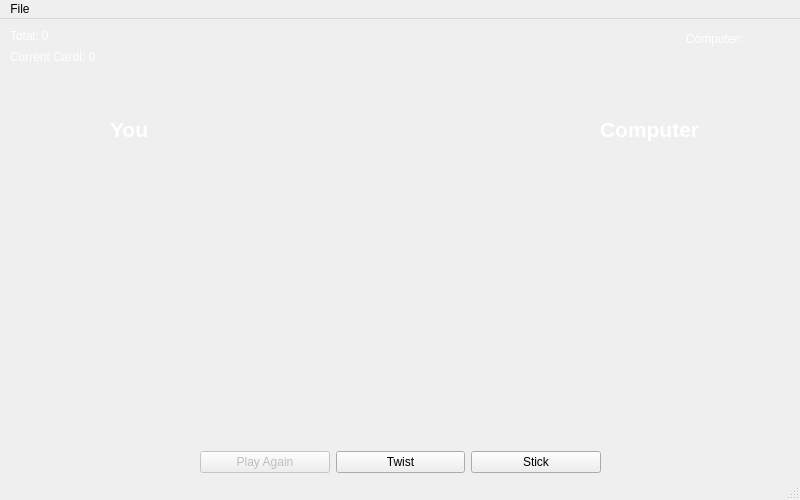
<?xml version="1.0" encoding="UTF-8"?>
<ui version="4.0">
 <class>PlayWindow</class>
 <widget class="QMainWindow" name="PlayWindow">
  <property name="geometry">
   <rect>
    <x>0</x>
    <y>0</y>
    <width>800</width>
    <height>500</height>
   </rect>
  </property>
  <property name="baseSize">
   <size>
    <width>800</width>
    <height>500</height>
   </size>
  </property>
  <property name="windowTitle">
   <string>BlackJack using Qt - Made by Onurkan &amp; Stephen</string>
  </property>
  <widget class="QWidget" name="centralwidget">
   <widget class="QLabel" name="tableLabel">
    <property name="geometry">
     <rect>
      <x>6</x>
      <y>2</y>
      <width>800</width>
      <height>500</height>
     </rect>
    </property>
    <property name="baseSize">
     <size>
      <width>800</width>
      <height>500</height>
     </size>
    </property>
    <property name="text">
     <string/>
    </property>
   </widget>
   <widget class="QWidget" name="layoutWidget">
    <property name="geometry">
     <rect>
      <x>200</x>
      <y>430</y>
      <width>401</width>
      <height>26</height>
     </rect>
    </property>
    <layout class="QHBoxLayout" name="horizontalLayout">
     <item>
      <widget class="QPushButton" name="playagainButton">
       <property name="enabled">
        <bool>false</bool>
       </property>
       <property name="text">
        <string>Play Again</string>
       </property>
      </widget>
     </item>
     <item>
      <widget class="QPushButton" name="twistButton">
       <property name="text">
        <string>Twist</string>
       </property>
      </widget>
     </item>
     <item>
      <widget class="QPushButton" name="stickButton">
       <property name="text">
        <string>Stick</string>
       </property>
      </widget>
     </item>
    </layout>
   </widget>
   <widget class="QLabel" name="playertotalLabel">
    <property name="geometry">
     <rect>
      <x>10</x>
      <y>10</y>
      <width>47</width>
      <height>13</height>
     </rect>
    </property>
    <property name="palette">
     <palette>
      <active>
       <colorrole role="WindowText">
        <brush brushstyle="SolidPattern">
         <color alpha="255">
          <red>255</red>
          <green>255</green>
          <blue>255</blue>
         </color>
        </brush>
       </colorrole>
      </active>
      <inactive>
       <colorrole role="WindowText">
        <brush brushstyle="SolidPattern">
         <color alpha="255">
          <red>255</red>
          <green>255</green>
          <blue>255</blue>
         </color>
        </brush>
       </colorrole>
      </inactive>
      <disabled>
       <colorrole role="WindowText">
        <brush brushstyle="SolidPattern">
         <color alpha="255">
          <red>120</red>
          <green>120</green>
          <blue>120</blue>
         </color>
        </brush>
       </colorrole>
      </disabled>
     </palette>
    </property>
    <property name="text">
     <string>Total: 0</string>
    </property>
   </widget>
   <widget class="QLabel" name="playercurrentLabel">
    <property name="geometry">
     <rect>
      <x>10</x>
      <y>30</y>
      <width>111</width>
      <height>16</height>
     </rect>
    </property>
    <property name="palette">
     <palette>
      <active>
       <colorrole role="WindowText">
        <brush brushstyle="SolidPattern">
         <color alpha="255">
          <red>255</red>
          <green>255</green>
          <blue>255</blue>
         </color>
        </brush>
       </colorrole>
      </active>
      <inactive>
       <colorrole role="WindowText">
        <brush brushstyle="SolidPattern">
         <color alpha="255">
          <red>255</red>
          <green>255</green>
          <blue>255</blue>
         </color>
        </brush>
       </colorrole>
      </inactive>
      <disabled>
       <colorrole role="WindowText">
        <brush brushstyle="SolidPattern">
         <color alpha="255">
          <red>120</red>
          <green>120</green>
          <blue>120</blue>
         </color>
        </brush>
       </colorrole>
      </disabled>
     </palette>
    </property>
    <property name="text">
     <string>Current Cardl: 0</string>
    </property>
   </widget>
   <widget class="QLabel" name="youLabel">
    <property name="geometry">
     <rect>
      <x>110</x>
      <y>90</y>
      <width>61</width>
      <height>41</height>
     </rect>
    </property>
    <property name="palette">
     <palette>
      <active>
       <colorrole role="WindowText">
        <brush brushstyle="SolidPattern">
         <color alpha="255">
          <red>255</red>
          <green>255</green>
          <blue>255</blue>
         </color>
        </brush>
       </colorrole>
      </active>
      <inactive>
       <colorrole role="WindowText">
        <brush brushstyle="SolidPattern">
         <color alpha="255">
          <red>255</red>
          <green>255</green>
          <blue>255</blue>
         </color>
        </brush>
       </colorrole>
      </inactive>
      <disabled>
       <colorrole role="WindowText">
        <brush brushstyle="SolidPattern">
         <color alpha="255">
          <red>120</red>
          <green>120</green>
          <blue>120</blue>
         </color>
        </brush>
       </colorrole>
      </disabled>
     </palette>
    </property>
    <property name="font">
     <font>
      <pointsize>16</pointsize>
      <bold>true</bold>
     </font>
    </property>
    <property name="text">
     <string>You</string>
    </property>
   </widget>
   <widget class="QLabel" name="computerLabel">
    <property name="geometry">
     <rect>
      <x>600</x>
      <y>90</y>
      <width>161</width>
      <height>41</height>
     </rect>
    </property>
    <property name="palette">
     <palette>
      <active>
       <colorrole role="WindowText">
        <brush brushstyle="SolidPattern">
         <color alpha="255">
          <red>255</red>
          <green>255</green>
          <blue>255</blue>
         </color>
        </brush>
       </colorrole>
      </active>
      <inactive>
       <colorrole role="WindowText">
        <brush brushstyle="SolidPattern">
         <color alpha="255">
          <red>255</red>
          <green>255</green>
          <blue>255</blue>
         </color>
        </brush>
       </colorrole>
      </inactive>
      <disabled>
       <colorrole role="WindowText">
        <brush brushstyle="SolidPattern">
         <color alpha="255">
          <red>120</red>
          <green>120</green>
          <blue>120</blue>
         </color>
        </brush>
       </colorrole>
      </disabled>
     </palette>
    </property>
    <property name="font">
     <font>
      <pointsize>16</pointsize>
      <bold>true</bold>
     </font>
    </property>
    <property name="text">
     <string>Computer</string>
    </property>
   </widget>
   <widget class="QLabel" name="computerScoreLabel">
    <property name="geometry">
     <rect>
      <x>686</x>
      <y>10</y>
      <width>111</width>
      <height>20</height>
     </rect>
    </property>
    <property name="palette">
     <palette>
      <active>
       <colorrole role="WindowText">
        <brush brushstyle="SolidPattern">
         <color alpha="255">
          <red>255</red>
          <green>255</green>
          <blue>255</blue>
         </color>
        </brush>
       </colorrole>
      </active>
      <inactive>
       <colorrole role="WindowText">
        <brush brushstyle="SolidPattern">
         <color alpha="255">
          <red>255</red>
          <green>255</green>
          <blue>255</blue>
         </color>
        </brush>
       </colorrole>
      </inactive>
      <disabled>
       <colorrole role="WindowText">
        <brush brushstyle="SolidPattern">
         <color alpha="255">
          <red>120</red>
          <green>120</green>
          <blue>120</blue>
         </color>
        </brush>
       </colorrole>
      </disabled>
     </palette>
    </property>
    <property name="text">
     <string>Computer:</string>
    </property>
   </widget>
   <widget class="QLabel" name="statusLabel">
    <property name="geometry">
     <rect>
      <x>115</x>
      <y>350</y>
      <width>47</width>
      <height>13</height>
     </rect>
    </property>
    <property name="palette">
     <palette>
      <active>
       <colorrole role="WindowText">
        <brush brushstyle="SolidPattern">
         <color alpha="255">
          <red>255</red>
          <green>255</green>
          <blue>255</blue>
         </color>
        </brush>
       </colorrole>
      </active>
      <inactive>
       <colorrole role="WindowText">
        <brush brushstyle="SolidPattern">
         <color alpha="255">
          <red>255</red>
          <green>255</green>
          <blue>255</blue>
         </color>
        </brush>
       </colorrole>
      </inactive>
      <disabled>
       <colorrole role="WindowText">
        <brush brushstyle="SolidPattern">
         <color alpha="255">
          <red>120</red>
          <green>120</green>
          <blue>120</blue>
         </color>
        </brush>
       </colorrole>
      </disabled>
     </palette>
    </property>
    <property name="text">
     <string/>
    </property>
   </widget>
   <widget class="QLabel" name="computerStatusLabel">
    <property name="geometry">
     <rect>
      <x>630</x>
      <y>350</y>
      <width>47</width>
      <height>13</height>
     </rect>
    </property>
    <property name="palette">
     <palette>
      <active>
       <colorrole role="WindowText">
        <brush brushstyle="SolidPattern">
         <color alpha="255">
          <red>255</red>
          <green>255</green>
          <blue>255</blue>
         </color>
        </brush>
       </colorrole>
      </active>
      <inactive>
       <colorrole role="WindowText">
        <brush brushstyle="SolidPattern">
         <color alpha="255">
          <red>255</red>
          <green>255</green>
          <blue>255</blue>
         </color>
        </brush>
       </colorrole>
      </inactive>
      <disabled>
       <colorrole role="WindowText">
        <brush brushstyle="SolidPattern">
         <color alpha="255">
          <red>120</red>
          <green>120</green>
          <blue>120</blue>
         </color>
        </brush>
       </colorrole>
      </disabled>
     </palette>
    </property>
    <property name="text">
     <string/>
    </property>
   </widget>
   <widget class="QLabel" name="outcomeLabel">
    <property name="geometry">
     <rect>
      <x>270</x>
      <y>260</y>
      <width>281</width>
      <height>121</height>
     </rect>
    </property>
    <property name="palette">
     <palette>
      <active>
       <colorrole role="WindowText">
        <brush brushstyle="SolidPattern">
         <color alpha="255">
          <red>255</red>
          <green>0</green>
          <blue>0</blue>
         </color>
        </brush>
       </colorrole>
      </active>
      <inactive>
       <colorrole role="WindowText">
        <brush brushstyle="SolidPattern">
         <color alpha="255">
          <red>255</red>
          <green>0</green>
          <blue>0</blue>
         </color>
        </brush>
       </colorrole>
      </inactive>
      <disabled>
       <colorrole role="WindowText">
        <brush brushstyle="SolidPattern">
         <color alpha="255">
          <red>120</red>
          <green>120</green>
          <blue>120</blue>
         </color>
        </brush>
       </colorrole>
      </disabled>
     </palette>
    </property>
    <property name="font">
     <font>
      <pointsize>16</pointsize>
      <bold>true</bold>
     </font>
    </property>
    <property name="text">
     <string/>
    </property>
    <property name="alignment">
     <set>Qt::AlignCenter</set>
    </property>
   </widget>
   <widget class="QWidget" name="gridLayoutWidget">
    <property name="geometry">
     <rect>
      <x>10</x>
      <y>150</y>
      <width>381</width>
      <height>101</height>
     </rect>
    </property>
    <layout class="QHBoxLayout" name="horizontalLayout_2">
     <property name="spacing">
      <number>0</number>
     </property>
     <item>
      <widget class="QLabel" name="card1Label">
       <property name="text">
        <string/>
       </property>
      </widget>
     </item>
     <item>
      <widget class="QLabel" name="card2Label">
       <property name="text">
        <string/>
       </property>
      </widget>
     </item>
     <item>
      <widget class="QLabel" name="card3Label">
       <property name="text">
        <string/>
       </property>
      </widget>
     </item>
     <item>
      <widget class="QLabel" name="card4Label">
       <property name="text">
        <string/>
       </property>
      </widget>
     </item>
     <item>
      <widget class="QLabel" name="card5Label">
       <property name="text">
        <string/>
       </property>
      </widget>
     </item>
     <item>
      <widget class="QLabel" name="card6Label">
       <property name="text">
        <string/>
       </property>
      </widget>
     </item>
     <item>
      <widget class="QLabel" name="card7Label">
       <property name="text">
        <string/>
       </property>
      </widget>
     </item>
     <item>
      <widget class="QLabel" name="card8Label">
       <property name="text">
        <string/>
       </property>
      </widget>
     </item>
     <item>
      <widget class="QLabel" name="card9Label">
       <property name="text">
        <string/>
       </property>
      </widget>
     </item>
     <item>
      <widget class="QLabel" name="card10Label">
       <property name="text">
        <string/>
       </property>
      </widget>
     </item>
    </layout>
   </widget>
   <widget class="QWidget" name="gridLayoutWidget_2">
    <property name="geometry">
     <rect>
      <x>420</x>
      <y>150</y>
      <width>381</width>
      <height>101</height>
     </rect>
    </property>
    <layout class="QHBoxLayout" name="horizontalLayout_3">
     <property name="spacing">
      <number>0</number>
     </property>
     <item>
      <widget class="QLabel" name="card1Label_2">
       <property name="text">
        <string/>
       </property>
      </widget>
     </item>
     <item>
      <widget class="QLabel" name="card2Label_2">
       <property name="text">
        <string/>
       </property>
      </widget>
     </item>
     <item>
      <widget class="QLabel" name="card3Label_2">
       <property name="text">
        <string/>
       </property>
      </widget>
     </item>
     <item>
      <widget class="QLabel" name="card4Label_2">
       <property name="text">
        <string/>
       </property>
      </widget>
     </item>
     <item>
      <widget class="QLabel" name="card5Label_2">
       <property name="text">
        <string/>
       </property>
      </widget>
     </item>
     <item>
      <widget class="QLabel" name="card6Label_2">
       <property name="text">
        <string/>
       </property>
      </widget>
     </item>
     <item>
      <widget class="QLabel" name="card7Label_2">
       <property name="text">
        <string/>
       </property>
      </widget>
     </item>
     <item>
      <widget class="QLabel" name="card8Label_2">
       <property name="text">
        <string/>
       </property>
      </widget>
     </item>
     <item>
      <widget class="QLabel" name="card9Label_2">
       <property name="text">
        <string/>
       </property>
      </widget>
     </item>
     <item>
      <widget class="QLabel" name="card10Label_2">
       <property name="text">
        <string/>
       </property>
      </widget>
     </item>
    </layout>
   </widget>
  </widget>
  <widget class="QMenuBar" name="menubar">
   <property name="geometry">
    <rect>
     <x>0</x>
     <y>0</y>
     <width>800</width>
     <height>21</height>
    </rect>
   </property>
   <widget class="QMenu" name="menuQuit">
    <property name="title">
     <string>File</string>
    </property>
    <addaction name="actionQuit"/>
   </widget>
   <addaction name="menuQuit"/>
  </widget>
  <widget class="QStatusBar" name="statusbar"/>
  <action name="actionQuit">
   <property name="text">
    <string>Quit</string>
   </property>
  </action>
 </widget>
 <resources/>
 <connections/>
</ui>
